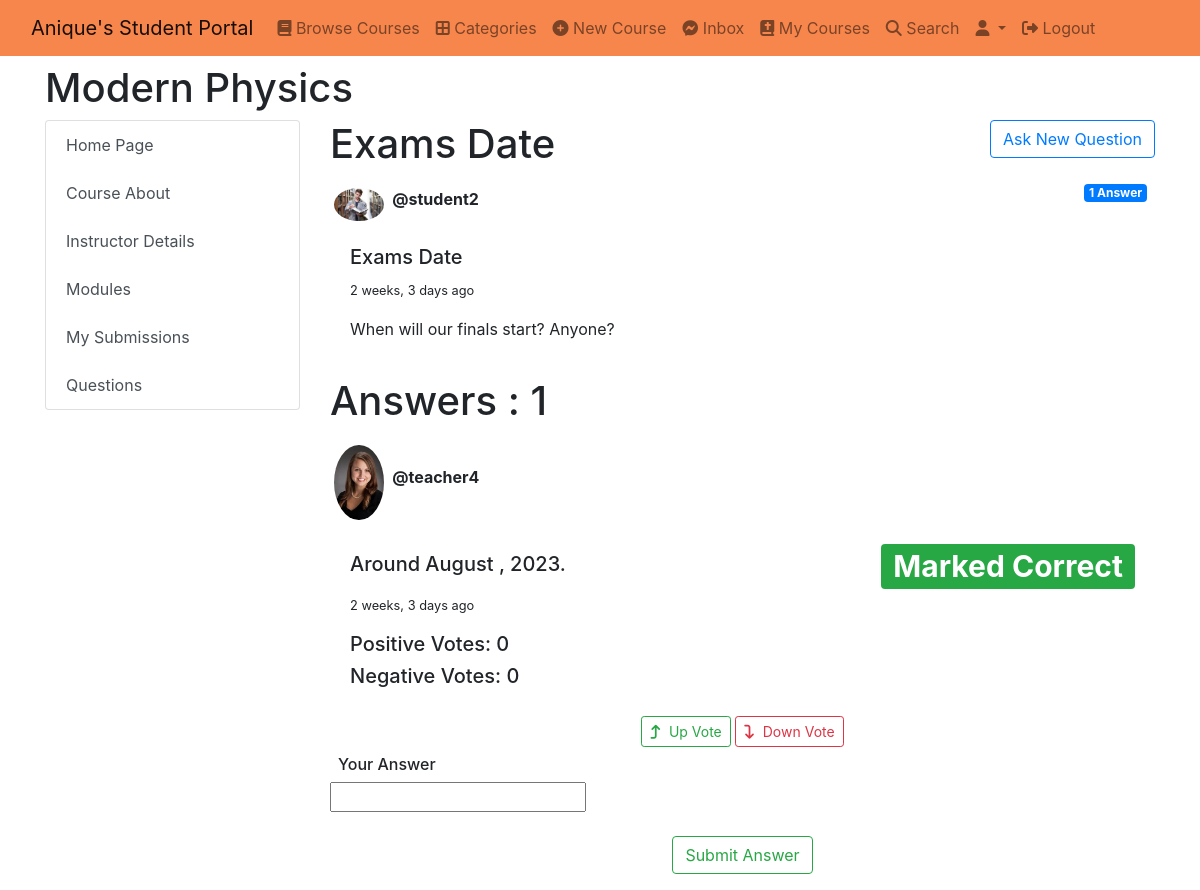
The page /course/31f14fdc-ee4c-420d-b912-1c9cc059e567/questions/2 on the database its author committed.
### classroom/models.py (models this page shows, shortened)
class Course(models.Model):
    id = models.UUIDField(primary_key=True, default=uuid.uuid4, editable=False)
    announcements = models.ManyToManyField(Announcement)
    picture = models.ImageField(upload_to=course_directory_path)
    title = models.CharField(max_length=100, verbose_name='Title')
    description = models.TextField()
    category = models.ForeignKey(Category, on_delete=models.CASCADE)
    syllabus = RichTextField()
    user = models.ForeignKey(
        User, on_delete=models.CASCADE, related_name='course_owner')
    enrolled = models.ManyToManyField(User)
    modules = models.ManyToManyField(Module)
    questions = models.ManyToManyField(CourseQuestion)
    created_at = models.DateTimeField(auto_now_add=True)

### question/models.py (models this page shows, shortened)
class CourseQuestion(models.Model):
    user = models.ForeignKey(
        User, on_delete=models.CASCADE, related_name='question_user')
    title = models.CharField(max_length=600)
    body = RichTextField()
    created_at = models.DateTimeField(auto_now_add=True)
    updated_at = models.DateTimeField(auto_now_add=True)
    has_accepted_answer = models.BooleanField(default=False)
    def get_answer_count(self):
        return CourseAnswer.objects.filter(question=self).count()

class CourseAnswer(models.Model):
    user = models.ForeignKey(
        User, on_delete=models.CASCADE, related_name='answer_user')
    question = models.ForeignKey(CourseQuestion, on_delete=models.CASCADE)
    body = RichTextField()
    created_at = models.DateTimeField(auto_now_add=True)
    updated_at = models.DateTimeField(auto_now_add=True)
    up_votes = models.IntegerField(default=0)
    down_votes = models.IntegerField(default=0)
    is_accepted_answer = models.BooleanField(default=False)

### authy/models.py (models this page shows, shortened)
class Profile(models.Model):
	user = models.OneToOneField(User, on_delete=models.CASCADE, related_name='profile')
	full_name = models.CharField(max_length=50, null=True, blank=True)
	location = models.CharField(max_length=50, null=True, blank=True)
	url = models.CharField(max_length=80, null=True, blank=True)
	profile_info = models.TextField(max_length=1500, null=True, blank=True)
	created = models.DateField(auto_now_add=True)
	picture = models.ImageField(upload_to=user_directory_path_profile, blank=True, null=True, verbose_name='Picture')
	banner = models.ImageField(upload_to=user_directory_path_banner, blank=True, null=True, verbose_name='Banner')

### question/views.py (the view)
def course_question_detail(request, course_id, question_id):
    user = request.user
    course = get_object_or_404(Course, id=course_id)
    question = get_object_or_404(CourseQuestion, id=question_id)
    answers = CourseAnswer.objects.filter(
        question=question).order_by("-is_accepted_answer", "-up_votes", 'down_votes')
    moderator = False
    if user == course.user or user == question.user:
        moderator = True
    if request.method == "POST":
        form = CourseAnswerForm(request.POST)
        if form.is_valid():
            body = form.cleaned_data.get("body")
            CourseAnswer.objects.create(
                user=user, question=question, body=body)
            return redirect("course-question-detail", course_id=course_id, question_id=question_id)
    else:
        form = CourseAnswerForm()
    context = {
        "answers": answers,
        "form": form,
        "question": question,
        'moderator': moderator,
        'course': course
    }
    return render(request, 'question/course_question_detail.html', context)

### question/forms.py
class CourseAnswerForm(forms.ModelForm):
    body = forms.CharField(widget=CKEditorWidget())
    class Meta:
        model = CourseAnswer
        fields = ("body",)

### student_portal/templates/question/course_question_detail.html (shortened to what this page needs)
{% extends 'base.html' %} {% load static %} {% load humanize %}
{% block content %}
<div class="container mt-2">
  <h1>{{course.title}}</h1>
  <div class="row">
    <div class="col-3">{% include 'side_panel.html' %}</div>
    <div class="col-9">
      <div>
        {% if request.user != course.user %}
        <a
          href="{% url 'new-course-question' course.id %}"
          class="btn btn-outline-primary float-end"
          >Ask New Question</a
        >
        {% endif %}
        <h1>{{question.title}}</h1>
        <div class="card mb-2 border-0">
          <div>
            {% if question.user.profile.picture %}
            <img
              class="card-img-right rounded-circle img-fluid p-lg-1 mt-2"
              style="height: 1%; width: 7%"
              src="{{question.user.profile.picture.url}}"
              alt="Card image cap"
            />
            {% endif %}
            <strong>@{{question.user.username}}</strong>
            {% if question.get_answer_count == 1 %}
            <span class="badge badge-primary float-end mt-2 mr-2"
              >{{question.get_answer_count}} Answer</span
            >
            {% elif question.get_answer_count >= 1 %}
            <span class="badge badge-primary float-end mt-2 mr-2"
              >{{question.get_answer_count}} Answers</span
            >{% else %}
            <span class="badge badge-danger float-end mt-2 mr-2"
              >Unanswered</span
            >
            {% endif %}
            <div class="card-body">
              <h5>{{question.title}}</h5>
              <p><small>{{question.created_at|naturaltime}}</small></p>
              <p>{{question.body|safe}}</p>
            </div>
            <h1>Answers : {{answers.count}}</h1>
            {% for answer in answers %} {% if answer.user.profile.picture %}
            <img
              class="card-img-right rounded-circle img-fluid p-lg-1 mt-2"
              style="height: 1%; width: 7%"
              src="{{answer.user.profile.picture.url}}"
              alt="Card image cap"
            />
            {% endif %}
            <strong>@{{answer.user.username}}</strong>
            <div class="card-body">
              {% if answer.is_accepted_answer %}
              <h1>
                <span class="badge badge-success float-end"
                  >Marked Correct</span
                >
              </h1>
              {% endif %}
              <h5>{{answer.body|safe}}</h5>
              <p><small>{{answer.created_at|naturaltime}}</small></p>
              <h5>Positive Votes: {{answer.up_votes}}</h5>
              <h5>Negative Votes: {{answer.down_votes}}</h5>
            </div>
            <div class="text-center">
              <a
                href="{% url 'up-vote' course.id question.id answer.id %}"
                class="btn btn-outline-success btn-sm mb-2"
                ><i class="fa fa-level-up pr-2"></i>Up Vote</a
              >
              <a
                href="{% url 'down-vote' course.id question.id answer.id %}"
                class="btn btn-outline-danger btn-sm mb-2"
                ><i class="fa fa-level-down pr-2"></i>Down Vote</a
              >
            </div>
            {% endfor %}
            <form method="post" action="" role="form">
              <div class="form-outline mb-4">
                <h6 class="form-label pl-2" for="form2Example11">
                  Your Answer
                </h6>
                {{ form.body }}
              </div>
              <div class="text-center">
                <button type="submit" class="btn btn-outline-success mb-2">
                  Submit Answer
                </button>
              </div>
            </form>
          </div>
        </div>
      </div>
    </div>
  </div>
  {% endblock content %}

### rows shown on the page
Course: title "Modern Physics"
CourseQuestion: title "Exams Date", user.profile.picture (placeholder picture), user.username "student2", get_answer_count "1", created_at "2 weeks, 3 days ago", body "When will our finals start? Anyone?"
CourseAnswer: user.profile.picture (placeholder picture), user.username "teacher4", is_accepted_answer "Marked Correct", body "Around August , 2023.", created_at "2 weeks, 3 days ago", up_votes "0", down_votes "0"

### other values the page prints
{{ answers.count }} "1"
